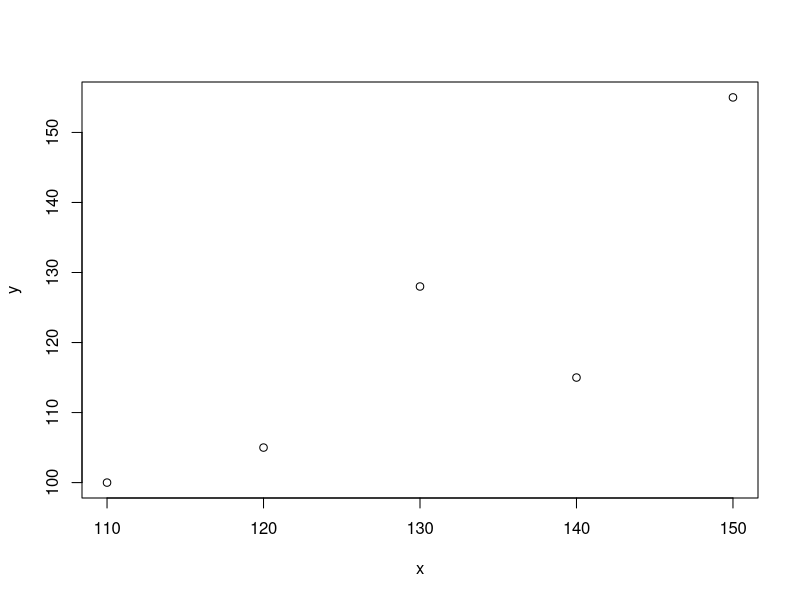
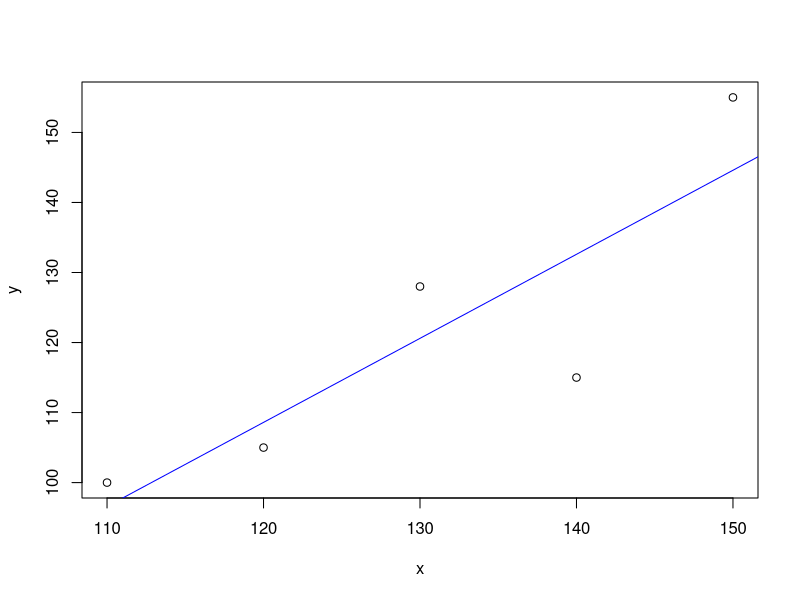

The R source for these figures, in order:
# 단순 선형회귀 분석 모델 
# 독립변수(x) 1개 : 연속형, 종속변수(y) : 연속형

# 부모의 두뇌지수(IQ)와 자녀의 두뇌지수(IQ)를 이용해 선형회귀 분석
x <- c(110,120,130,140,150) # 부모
y <- c(100,105,128,115,155) # 자녀
cor(x,y) # 상관계수 : 0.8621722 -> 양의 상관관계가 매우 강함
plot(x,y)
# 두 변수의 인과관계는? x가 y에 영향을 줌 (분석가의 주관) --> 회귀분석을 시도할 수 있음

# x = wx + b  w? b? <== 최소제곱법을 사용

# 모델 생성 방법1 : 최소제곱법 수식을 사용
x_dev <- x-mean(x) # x에 대한 편차
y_dev <- y-mean(y) # y에 대한 편차
dev_mul <- (x-mean(x)) * (y-mean(y)) # 두 변수 각 편차의 곱
square <- x_dev ** 2 # x 편차 제곱
df <- data.frame(x, y, x_dev, y_dev, dev_mul, square)
df
mean(df$x)
mean(df$y)
sum(df$dev_mul)
sum(df$square)

w <- sum(df$dev_mul) / sum(df$square)
w # 기울기 : 1.2

b <- mean(df$y) - w*mean(df$x)
b # 절편 : -35.4
# y = w*x + b  y = 1.2*x + (-35.4) # 모델 완성
# 부모의 IQ 110인 경우 자식 IQ는?
w * 110 +b # 96.6
w * 120 +b # 108.6
1.2 * 120 + (-35.4)

# 모델 생성 방법2 : R이 제공하는 함수 사용
mymodel <-lm(formula = y ~ x)  # lm(formula = 종속변수 ~ 독립변수) -> 바로 기울기와 절편나옴 
mymodel
predict(mymodel, data.frame(x=c(110, 120, 87.5, 134.567))) 

plot(x,y)
abline(mymodel, col="blue") # 추세선 : 잔차가 최소가 되는 평균들을 이은 선
